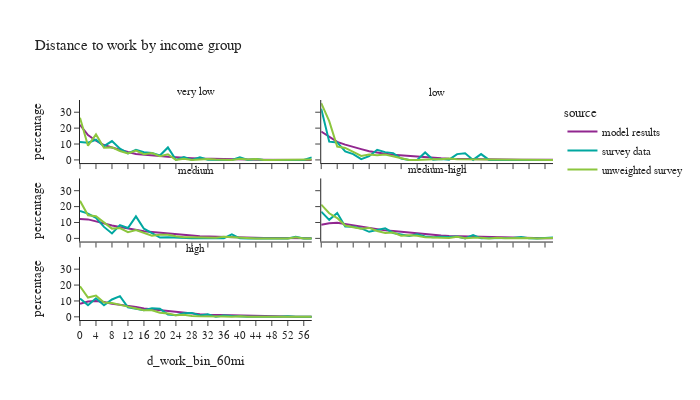

Notebook cell for this chart:
### Code cell
df_plot = per_data.loc[(per_data['is_worker']) & (per_data['d_work_bin_60mi'] != float('nan'))].groupby(['source','hhincome_group','d_work_bin_60mi'])['person_weight'].sum().reset_index()
df_plot['percentage'] = df_plot.groupby(['source','hhincome_group'], group_keys=False)['person_weight']. \
    apply(lambda x: 100 * x / float(x.sum()))
# df_plot

fig2 = px.line(df_plot, x='d_work_bin_60mi', y="percentage", color="source",
               facet_col="hhincome_group", facet_col_wrap=2,
               title="Distance to work by income group")
fig2.for_each_annotation(lambda a: a.update(text = a.text.split("=")[-1]))
fig2.update_layout(height=400, width=700, font=dict(size=11))
fig2.show()

### Figure 1 — Plotly figure (JSON) as saved in the notebook; plotly's stock layout.template omitted (floating-point values rounded to 4 significant figures)
{"data": [{"hovertemplate": "source=model results<br>hhincome_group=very low<br>d_work_bin_60mi=%{x}<br>percentage=%{y}<extra></extra>", "legendgroup": "model results", "line": {"color": "#91268F", "dash": "solid"}, "marker": {"symbol": "circle"}, "mode": "lines", "name": "model results", "orientation": "v", "showlegend": true, "type": "scatter", "x": ["0", "2", "4", "6", "8", "10", "12", "14", "16", "18", "20", "22", "24", "26", "28", "30", "32", "34", "36", "38", "40", "42", "44", "46", "48", "50", "52", "54", "56", "58"], "xaxis": "x5", "y": [22.07, 15.63, 12.06, 9.375, 7.79, 6.248, 5.01, 3.775, 3.205, 2.763, 2.385, 1.967, 1.519, 1.34, 1.038, 0.8137, 0.6409, 0.5985, 0.4383, 0.3142, 0.3142, 0.1885, 0.1382, 0.121, 0.09269, 0.04242, 0.05341, 0.02356, 0.03299, 0.01728], "yaxis": "y5"}, {"hovertemplate": "source=model results<br>hhincome_group=low<br>d_work_bin_60mi=%{x}<br>percentage=%{y}<extra></extra>", "legendgroup": "model results", "line": {"color": "#91268F", "dash": "solid"}, "marker": {"symbol": "circle"}, "mode": "lines", "name": "model results", "orientation": "v", "showlegend": false, "type": "scatter", "x": ["0", "2", "4", "6", "8", "10", "12", "14", "16", "18", "20", "22", "24", "26", "28", "30", "32", "34", "36", "38", "40", "42", "44", "46", "48", "50", "52", "54", "56", "58"], "xaxis": "x6", "y": [17.86, 14.72, 11.36, 9.61, 7.959, 6.773, 5.459, 4.56, 3.829, 3.27, 2.833, 2.417, 1.948, 1.503, 1.243, 0.9821, 0.7656, 0.636, 0.5356, 0.4307, 0.3596, 0.2989, 0.1903, 0.1333, 0.1056, 0.08165, 0.05468, 0.03071, 0.02697, 0.02697], "yaxis": "y6"}, {"hovertemplate": "source=model results<br>hhincome_group=medium<br>d_work_bin_60mi=%{x}<br>percentage=%{y}<extra></extra>", "legendgroup": "model results", "line": {"color": "#91268F", "dash": "solid"}, "marker": {"symbol": "circle"}, "mode": "lines", "name": "model results", "orientation": "v", "showlegend": false, "type": "scatter", "x": ["0", "2", "4", "6", "8", "10", "12", "14", "16", "18", "20", "22", "24", "26", "28", "30", "32", "34", "36", "38", "40", "42", "44", "46", "48", "50", "52", "54", "56", "58"], "xaxis": "x3", "y": [12.14, 11.96, 10.71, 9.322, 8.098, 7.101, 6.195, 5.285, 4.515, 4.071, 3.526, 3.012, 2.456, 2.106, 1.78, 1.398, 1.207, 1.007, 0.8838, 0.7412, 0.6064, 0.5162, 0.3959, 0.2683, 0.2206, 0.1467, 0.1275, 0.08088, 0.06948, 0.04692], "yaxis": "y3"}, {"hovertemplate": "source=model results<br>hhincome_group=medium-high<br>d_work_bin_60mi=%{x}<br>percentage=%{y}<extra></extra>", "legendgroup": "model results", "line": {"color": "#91268F", "dash": "solid"}, "marker": {"symbol": "circle"}, "mode": "lines", "name": "model results", "orientation": "v", "showlegend": false, "type": "scatter", "x": ["0", "2", "4", "6", "8", "10", "12", "14", "16", "18", "20", "22", "24", "26", "28", "30", "32", "34", "36", "38", "40", "42", "44", "46", "48", "50", "52", "54", "56", "58"], "xaxis": "x4", "y": [8.537, 9.453, 9.794, 8.945, 8.116, 7.343, 6.57, 5.896, 5.037, 4.643, 4.145, 3.682, 3.035, 2.508, 2.191, 1.766, 1.482, 1.341, 1.137, 1.011, 0.8021, 0.6662, 0.5228, 0.4091, 0.3078, 0.2135, 0.1751, 0.1141, 0.09431, 0.06482], "yaxis": "y4"}, {"hovertemplate": "source=model results<br>hhincome_group=high<br>d_work_bin_60mi=%{x}<br>percentage=%{y}<extra></extra>", "legendgroup": "model results", "line": {"color": "#91268F", "dash": "solid"}, "marker": {"symbol": "circle"}, "mode": "lines", "name": "model results", "orientation": "v", "showlegend": false, "type": "scatter", "x": ["0", "2", "4", "6", "8", "10", "12", "14", "16", "18", "20", "22", "24", "26", "28", "30", "32", "34", "36", "38", "40", "42", "44", "46", "48", "50", "52", "54", "56", "58"], "xaxis": "x", "y": [8.207, 9.668, 9.961, 9.339, 8.238, 7.736, 7.129, 6.281, 5.24, 4.672, 4.141, 3.58, 2.933, 2.366, 1.958, 1.56, 1.297, 1.139, 0.9611, 0.8577, 0.663, 0.5262, 0.4167, 0.3311, 0.2483, 0.1831, 0.1529, 0.08812, 0.07049, 0.05718], "yaxis": "y"}, {"hovertemplate": "source=survey data<br>hhincome_group=very low<br>d_work_bin_60mi=%{x}<br>percentage=%{y}<extra></extra>", "legendgroup": "survey data", "line": {"color": "#00A7A0", "dash": "solid"}, "marker": {"symbol": "circle"}, "mode": "lines", "name": "survey data", "orientation": "v", "showlegend": true, "type": "scatter", "x": ["0", "2", "4", "6", "8", "10", "12", "14", "16", "18", "20", "22", "24", "26", "28", "30", "32", "34", "36", "38", "40", "42", "44", "46", "48", "50", "52", "54", "56", "58"], "xaxis": "x5", "y": [11.29, 10.87, 12.71, 8.636, 11.84, 7.04, 4.125, 6.369, 4.829, 4.376, 2.757, 7.855, 0.0, 1.724, 0.0, 1.602, 0.1217, 0.04413, 0.0, 0.0, 1.607, 0.02394, 0.5429, 0.0, 0.0, 0.0, 0.01588, 0.0, 0.0, 1.619], "yaxis": "y5"}, {"hovertemplate": "source=survey data<br>hhincome_group=low<br>d_work_bin_60mi=%{x}<br>percentage=%{y}<extra></extra>", "legendgroup": "survey data", "line": {"color": "#00A7A0", "dash": "solid"}, "marker": {"symbol": "circle"}, "mode": "lines", "name": "survey data", "orientation": "v", "showlegend": false, "type": "scatter", "x": ["0", "2", "4", "6", "8", "10", "12", "14", "16", "18", "20", "22", "24", "26", "28", "30", "32", "34", "36", "38", "40", "42", "44", "46", "48", "50", "52", "54", "56", "58"], "xaxis": "x6", "y": [32.21, 11.5, 10.99, 5.378, 3.696, 0.4736, 2.333, 6.356, 4.905, 4.293, 0.8682, 0.0, 0.0, 4.683, 0.1349, 0.5648, 0.1541, 3.652, 4.133, 0.0, 3.652, 0.0, 0.0, 0.0, 0.0, 0.02952, 0.0, 0.0, 0.0, 0.0], "yaxis": "y6"}, {"hovertemplate": "source=survey data<br>hhincome_group=medium<br>d_work_bin_60mi=%{x}<br>percentage=%{y}<extra></extra>", "legendgroup": "survey data", "line": {"color": "#00A7A0", "dash": "solid"}, "marker": {"symbol": "circle"}, "mode": "lines", "name": "survey data", "orientation": "v", "showlegend": false, "type": "scatter", "x": ["0", "2", "4", "6", "8", "10", "12", "14", "16", "18", "20", "22", "24", "26", "28", "30", "32", "34", "36", "38", "40", "42", "44", "46", "48", "50", "52", "54", "56", "58"], "xaxis": "x3", "y": [17.24, 15.6, 12.92, 7.227, 3.073, 8.322, 6.545, 13.84, 6.08, 3.285, 0.4948, 0.7696, 0.4531, 0.2488, 0.1158, 0.1033, 0.03291, 0.08205, 0.07119, 2.481, 0.01628, 0.0, 0.0, 0.0, 0.0, 0.0, 0.0, 1.003, 0.0, 0.0], "yaxis": "y3"}, {"hovertemplate": "source=survey data<br>hhincome_group=medium-high<br>d_work_bin_60mi=%{x}<br>percentage=%{y}<extra></extra>", "legendgroup": "survey data", "line": {"color": "#00A7A0", "dash": "solid"}, "marker": {"symbol": "circle"}, "mode": "lines", "name": "survey data", "orientation": "v", "showlegend": false, "type": "scatter", "x": ["0", "2", "4", "6", "8", "10", "12", "14", "16", "18", "20", "22", "24", "26", "28", "30", "32", "34", "36", "38", "40", "42", "44", "46", "48", "50", "52", "54", "56", "58"], "xaxis": "x4", "y": [16.8, 11.66, 15.95, 7.491, 7.252, 6.271, 4.134, 5.227, 6.346, 3.403, 2.413, 1.576, 2.588, 1.184, 0.6443, 1.045, 0.9197, 1.104, 0.02249, 2.025, 0.04444, 0.0, 0.2329, 0.04951, 0.2146, 0.8491, 0.01923, 0.0, 0.0199, 0.5117], "yaxis": "y4"}, {"hovertemplate": "source=survey data<br>hhincome_group=high<br>d_work_bin_60mi=%{x}<br>percentage=%{y}<extra></extra>", "legendgroup": "survey data", "line": {"color": "#00A7A0", "dash": "solid"}, "marker": {"symbol": "circle"}, "mode": "lines", "name": "survey data", "orientation": "v", "showlegend": false, "type": "scatter", "x": ["0", "2", "4", "6", "8", "10", "12", "14", "16", "18", "20", "22", "24", "26", "28", "30", "32", "34", "36", "38", "40", "42", "44", "46", "48", "50", "52", "54", "56", "58"], "xaxis": "x", "y": [11.54, 7.367, 11.71, 7.314, 10.93, 13.02, 5.976, 5.254, 4.216, 5.429, 5.093, 1.428, 1.034, 2.279, 2.488, 0.8826, 1.622, 0.007808, 0.8918, 0.4883, 0.1586, 0.0, 0.02954, 0.2516, 0.1219, 0.01349, 0.4368, 0.0, 0.02299, 0.0], "yaxis": "y"}, {"hovertemplate": "source=unweighted survey<br>hhincome_group=very low<br>d_work_bin_60mi=%{x}<br>percentage=%{y}<extra></extra>", "legendgroup": "unweighted survey", "line": {"color": "#8CC63E", "dash": "solid"}, "marker": {"symbol": "circle"}, "mode": "lines", "name": "unweighted survey", "orientation": "v", "showlegend": true, "type": "scatter", "x": ["0", "2", "4", "6", "8", "10", "12", "14", "16", "18", "20", "22", "24", "26", "28", "30", "32", "34", "36", "38", "40", "42", "44", "46", "48", "50", "52", "54", "56", "58"], "xaxis": "x5", "y": [26.46, 8.906, 16.03, 7.634, 7.888, 5.598, 4.071, 5.852, 3.562, 4.326, 2.29, 3.562, 0.0, 0.7634, 0.0, 0.2545, 0.5089, 0.2545, 0.0, 0.0, 0.7634, 0.2545, 0.5089, 0.0, 0.0, 0.0, 0.2545, 0.0, 0.0, 0.2545], "yaxis": "y5"}, {"hovertemplate": "source=unweighted survey<br>hhincome_group=low<br>d_work_bin_60mi=%{x}<br>percentage=%{y}<extra></extra>", "legendgroup": "unweighted survey", "line": {"color": "#8CC63E", "dash": "solid"}, "marker": {"symbol": "circle"}, "mode": "lines", "name": "unweighted survey", "orientation": "v", "showlegend": false, "type": "scatter", "x": ["0", "2", "4", "6", "8", "10", "12", "14", "16", "18", "20", "22", "24", "26", "28", "30", "32", "34", "36", "38", "40", "42", "44", "46", "48", "50", "52", "54", "56", "58"], "xaxis": "x6", "y": [35.71, 24.37, 8.403, 7.563, 5.042, 2.521, 3.361, 2.941, 3.361, 2.101, 0.8403, 0.0, 0.0, 0.4202, 0.4202, 0.4202, 0.8403, 0.4202, 0.4202, 0.0, 0.4202, 0.0, 0.0, 0.0, 0.0, 0.4202, 0.0, 0.0, 0.0, 0.0], "yaxis": "y6"}, {"hovertemplate": "source=unweighted survey<br>hhincome_group=medium<br>d_work_bin_60mi=%{x}<br>percentage=%{y}<extra></extra>", "legendgroup": "unweighted survey", "line": {"color": "#8CC63E", "dash": "solid"}, "marker": {"symbol": "circle"}, "mode": "lines", "name": "unweighted survey", "orientation": "v", "showlegend": false, "type": "scatter", "x": ["0", "2", "4", "6", "8", "10", "12", "14", "16", "18", "20", "22", "24", "26", "28", "30", "32", "34", "36", "38", "40", "42", "44", "46", "48", "50", "52", "54", "56", "58"], "xaxis": "x3", "y": [23.62, 14.56, 13.92, 10.03, 6.149, 6.472, 3.883, 5.178, 3.56, 1.618, 2.265, 2.265, 1.294, 0.6472, 0.6472, 0.6472, 0.3236, 0.3236, 0.9709, 0.6472, 0.3236, 0.0, 0.0, 0.0, 0.0, 0.0, 0.0, 0.6472, 0.0, 0.0], "yaxis": "y3"}, {"hovertemplate": "source=unweighted survey<br>hhincome_group=medium-high<br>d_work_bin_60mi=%{x}<br>percentage=%{y}<extra></extra>", "legendgroup": "unweighted survey", "line": {"color": "#8CC63E", "dash": "solid"}, "marker": {"symbol": "circle"}, "mode": "lines", "name": "unweighted survey", "orientation": "v", "showlegend": false, "type": "scatter", "x": ["0", "2", "4", "6", "8", "10", "12", "14", "16", "18", "20", "22", "24", "26", "28", "30", "32", "34", "36", "38", "40", "42", "44", "46", "48", "50", "52", "54", "56", "58"], "xaxis": "x4", "y": [21.22, 15.8, 12.8, 8.074, 7.036, 6.113, 6.574, 4.614, 3.345, 3.691, 1.73, 1.961, 1.615, 0.692, 0.5767, 0.4614, 0.2307, 1.038, 0.1153, 0.346, 0.4614, 0.0, 0.346, 0.1153, 0.2307, 0.2307, 0.2307, 0.0, 0.1153, 0.2307], "yaxis": "y4"}, {"hovertemplate": "source=unweighted survey<br>hhincome_group=high<br>d_work_bin_60mi=%{x}<br>percentage=%{y}<extra></extra>", "legendgroup": "unweighted survey", "line": {"color": "#8CC63E", "dash": "solid"}, "marker": {"symbol": "circle"}, "mode": "lines", "name": "unweighted survey", "orientation": "v", "showlegend": false, "type": "scatter", "x": ["0", "2", "4", "6", "8", "10", "12", "14", "16", "18", "20", "22", "24", "26", "28", "30", "32", "34", "36", "38", "40", "42", "44", "46", "48", "50", "52", "54", "56", "58"], "xaxis": "x", "y": [19.22, 12.14, 13.41, 9.081, 8.765, 7.392, 6.441, 5.28, 4.118, 4.118, 2.64, 2.112, 0.9504, 1.373, 0.528, 0.3168, 0.4224, 0.1056, 0.2112, 0.1056, 0.3168, 0.0, 0.1056, 0.2112, 0.3168, 0.1056, 0.1056, 0.0, 0.1056, 0.0], "yaxis": "y"}], "layout": {"annotations": [{"font": {}, "showarrow": false, "text": "high", "x": 0.245, "xanchor": "center", "xref": "paper", "y": 0.2867, "yanchor": "bottom", "yref": "paper"}, {"font": {}, "showarrow": false, "text": "medium", "x": 0.245, "xanchor": "center", "xref": "paper", "y": 0.6433, "yanchor": "bottom", "yref": "paper"}, {"font": {}, "showarrow": false, "text": "medium-high", "x": 0.755, "xanchor": "center", "xref": "paper", "y": 0.6433, "yanchor": "bottom", "yref": "paper"}, {"font": {}, "showarrow": false, "text": "very low", "x": 0.245, "xanchor": "center", "xref": "paper", "y": 1.0, "yanchor": "bottom", "yref": "paper"}, {"font": {}, "showarrow": false, "text": "low", "x": 0.755, "xanchor": "center", "xref": "paper", "y": 1.0, "yanchor": "bottom", "yref": "paper"}], "font": {"size": 11}, "height": 400, "legend": {"title": {"text": "source"}, "tracegroupgap": 0}, "title": {"text": "Distance to work by income group"}, "width": 700, "xaxis": {"anchor": "y", "domain": [0.0, 0.49], "title": {"text": "d_work_bin_60mi"}}, "xaxis2": {"anchor": "y2", "domain": [0.51, 1.0], "matches": "x", "title": {"text": "d_work_bin_60mi"}}, "xaxis3": {"anchor": "y3", "domain": [0.0, 0.49], "matches": "x", "showticklabels": false}, "xaxis4": {"anchor": "y4", "domain": [0.51, 1.0], "matches": "x", "showticklabels": false}, "xaxis5": {"anchor": "y5", "domain": [0.0, 0.49], "matches": "x", "showticklabels": false}, "xaxis6": {"anchor": "y6", "domain": [0.51, 1.0], "matches": "x", "showticklabels": false}, "yaxis": {"anchor": "x", "domain": [0.0, 0.2867], "title": {"text": "percentage"}}, "yaxis2": {"anchor": "x2", "domain": [0.0, 0.2867], "matches": "y", "showticklabels": false}, "yaxis3": {"anchor": "x3", "domain": [0.3567, 0.6433], "matches": "y", "title": {"text": "percentage"}}, "yaxis4": {"anchor": "x4", "domain": [0.3567, 0.6433], "matches": "y", "showticklabels": false}, "yaxis5": {"anchor": "x5", "domain": [0.7133, 1.0], "matches": "y", "title": {"text": "percentage"}}, "yaxis6": {"anchor": "x6", "domain": [0.7133, 1.0], "matches": "y", "showticklabels": false}}}
